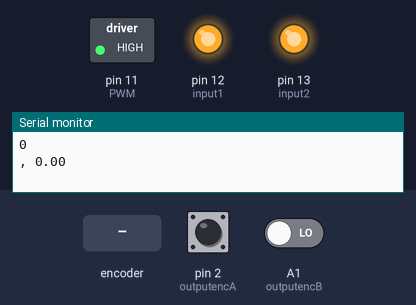
This sketch was run on a simulated Arduino Uno, built with avr-gcc and run on an emulated ATmega328P. Shown: switched loads named in the sketch (green lamp = pin HIGH), output pins drawn as LEDs (lit = HIGH), the last lines printed to the serial monitor. The test bench sets the inputs (shaded band); at power-on: pin 2 (outputencA) HIGH, A1 (outputencB) LOW.

Above: at 1.2 s.
1.3 s: rotary encoder on pin 2 (outputencA) / A1 (outputencB) turned 2 steps (second pin leading)
4.5 s: rotary encoder on pin 2 (outputencA) / A1 (outputencB) turned 2 steps (second pin leading)
At 5.2 s:
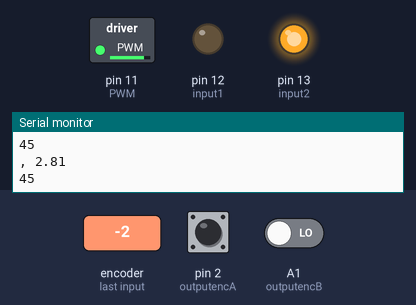
Timing chart, 0 to 24.6 s (numbered marks = the images above; inputs shaded):
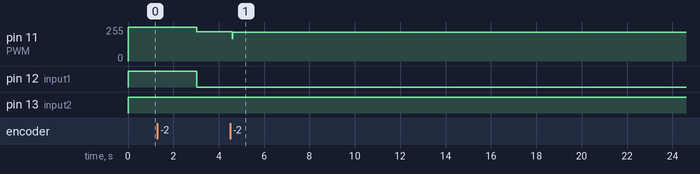

The sketch:

robotarmcode.ino
```cpp
//variable for encoder
#define  outputencA 2 //yellow
#define outputencB A1 //green

//define pin num for motor
#define  input1 12
#define  input2 13
#define   PWM   11

//variable of postion
int postion =0;
float angle=0;
float increment = (360.0/512.0);
long time1=0;


//vaeiable fpr pid control
long previoustime =0;
float eprevious =0 ;
float eintegral =0;
int target = 0;


void setup() {
  Serial.begin(9600);
  pinMode(outputencA,INPUT);
  pinMode(outputencB,INPUT);
  pinMode(input1,OUTPUT);
  pinMode(input2,OUTPUT);
  pinMode(PWM,OUTPUT);
  //INterrupt for encoder
  attachInterrupt(digitalPinToInterrupt(outputencA),readEncoder,RISING);
}


void loop() {
   while(1){ //pid variable
    float kp =5.0;
    float kd =1.0;
    float ki =0.001;
    float u = 1;
    eintegral=0;
    while(u!=0 ){
    u = pidcontrol (target ,kp ,kd,ki);

 //motor power
    float pwr =fabs(u);
    if(pwr>235)
    {
      pwr=235;
    }
    else if(pwr<55)
    {
      pwr=55;
    }

 //motor direction
  int dir =1 ;
  if (u==0)
  {
    dir=0 ;
  }
  else if (u<0)
  {
    dir=-1 ;
  }


  movemotor (dir,pwr,PWM,input1,input2);

  Serial.println(target);
  Serial.print(", ");
  Serial.println(angle);
    delay(20);

    }

    delay(3000);
    target+=45;
   }
}


void readEncoder(){
  int b =digitalRead(outputencB);
  if(b>0){
    postion++;
    angle+=increment;
  }
  else {
    postion--;
    angle-=increment;
  }

}


//function to move motor
void movemotor (int dir , int pwmvalue, int pwm ,int in1 ,int in2 )
{
analogWrite(pwm,pwmvalue);
if(dir == 1)
{
  digitalWrite(in1,HIGH);
  digitalWrite(in2,LOW);
}
 else if (dir == -1)
 {
  digitalWrite(in1,LOW);
  digitalWrite(in2,HIGH);
 }
 else if ( dir ==0)
 {
  digitalWrite(pwm,HIGH);
  digitalWrite(in1,HIGH);
  digitalWrite(in2,HIGH);
 }

}


float pidcontrol (int target ,float kp,float kd,float ki)
{

  float u;
  //get delta t
  long currenttime = micros()-time1;
  float deltaT =((float)(abs(currenttime-previoustime))) /1.0e6;

  //calculate error ,derivative ,integral
  int e = (int)angle -target ;

  if(abs(e)<increment)
  {
    return 0;
  }
  float edrivative =(e-eprevious)/ deltaT ;
  eintegral = eintegral + e * deltaT ;

  // contrpal signal
  u = (kp * e) + (kd * edrivative) +( ki * eintegral);
  //update variable for next iteration
  previoustime =  currenttime ;
  eprevious =e ;
  return u ;

}
```

Measured:
- after the input at 4.5 s, pin 11 (PWM): 220/255 → 215/255 after 0.10 s, → 216/255 18.6 s later
